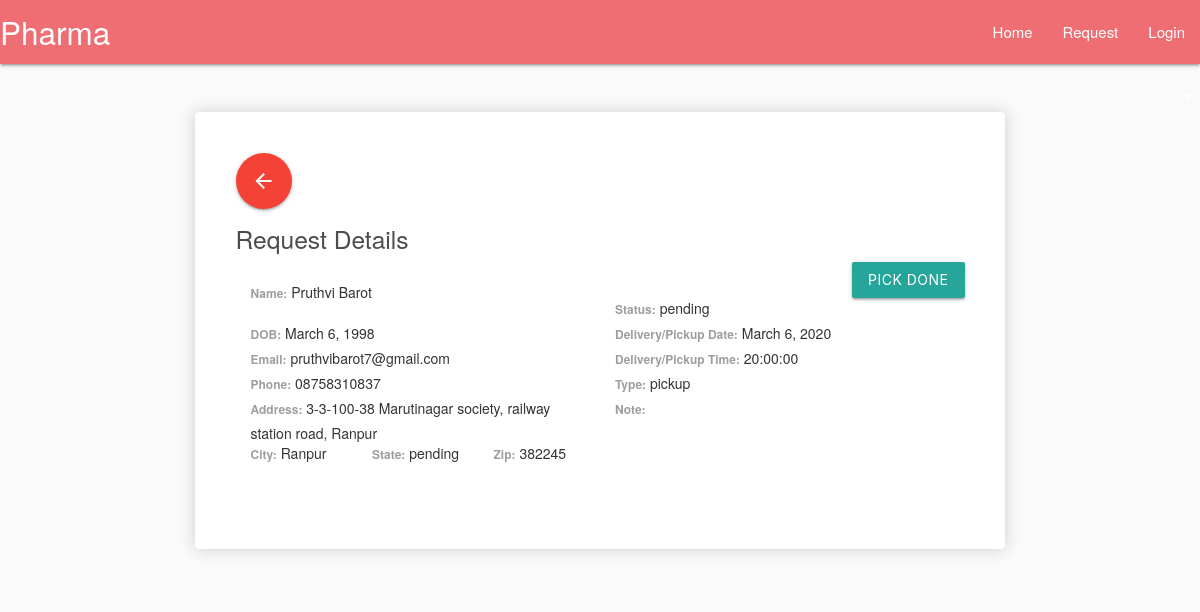
Page /request-detail/1 on the committed database.
### pharmastore/models.py (models this page shows, shortened)
class DrugRequest(models.Model):
    name = models.CharField(max_length=250,null=True,blank=True)
    first_name = models.CharField(max_length=250,null=True)
    last_name = models.CharField(max_length=250,null=True)
    dob = models.DateField(verbose_name='Date Of Birth',null=True)
    phone = models.CharField(max_length=250,null=True)
    email = models.EmailField(null=True)
    note = models.TextField(max_length=1000,null=True,blank=True)
    address = models.TextField(max_length=1000)
    zip = models.CharField(max_length=250,null=True)
    city = models.CharField(max_length=250,null=True)
    state = models.CharField(max_length=250,null=True)
    pharmacy = models.ForeignKey(Pharmacy,on_delete=models.SET_NULL,null=True,related_name="pharmacy",blank=True)
    ip_address = models.CharField(max_length=250,null=True,verbose_name="IP Address",blank=True)
    pd_date = models.DateTimeField(verbose_name='Pickup Date',null=True)
    pd_time = models.CharField(max_length=25,null=True,blank=True)
    type = models.CharField(max_length=100,choices=[('delivery', 'Delivery'), ('pickup', 'Pickup')],default='pickup')
    status = models.CharField(max_length=100,choices=[('pending','Pending'),('done','Pick Done')],default="pending")
    done_date = models.DateTimeField(verbose_name='Pick Done Date',null=True,blank=True)
    images = models.FileField(upload_to='image/',null=True,blank=True)

### pharmastore/views.py (the view)
# urls.py: path('request-detail/<int:pk>',views.requestDetails,name="request-detail"),
def requestDetails(request, pk):
    req = DrugRequest.objects.get(id=pk)
    return render(request, 'request_detail.html', {'request': req})

### pharmastore/templates/request_detail.html (shortened to what this page needs)
{% extends 'main.html' %}
{% block content %}
<div class="row" style="margin-top: 5%;">
    <div class="card box-element">
        <a href="{% url 'index' %}" class="btn-floating btn-large waves-effect waves-light red"><i class="material-icons">arrow_back</i></a>
        <div>
            <div class="card-header" style="display: block;">
                <h5 class="mb-0">Request Details</h5>
                {% if request.status != 'done'%}
                {% if request.type == 'pickup'%}
                <a href="{% url 'request-done' request.id %}"><button style="float: right;" class="btn btn-primary">Pick Done</button></a>
                {% endif%}
                {% endif %}
            </div>
            <br>
            <div class="card-body">
                <div class="row mt-4">
                    <div class="col-sm-6">
                        <strong><label>Name:</label></strong>
                        {{request.first_name}} {{request.last_name}}
                    </div>
                    <div class="col-sm-6">
                        <label>Status:</label>
                        {{request.status}}
                    </div>
                    <div class="col-sm-6">
                        <label>DOB:</label>
                        {{request.dob|date}}
                    </div>
                    <div class="col-sm-6">
                        <label>Delivery/Pickup Date:</label>
                        {{request.pd_date|date}}
                    </div>
                    <div class="col-sm-6">
                        <label>Email:</label>
                        {{request.email}}
                    </div>
                    <div class="col-sm-6">
                        <label>Delivery/Pickup Time:</label>
                        {{request.pd_time}}
                    </div>
                    <div class="col-sm-6">
                        <label>Phone:</label>
                        {{request.phone}}
                    </div>
                    <div class="col-sm-6">
                        <label>Type:</label>
                        {{request.type}}
                    </div>
                    <div class="col-sm-6">
                        <label>Address:</label>
                        {{request.address}}
                    </div>
                    <div class="col-sm-6">
                        <label>Note:</label>
                    </div>
                    <div class="col-sm-12" style="padding: 0px;">
                        <div class="col-sm-2">
                            <label>City:</label>
                            {{request.city}}
                        </div>
                        <div class="col-sm-2">
                            <label>State:</label>
                            {{request.state}}
                        </div>
                        <div class="col-sm-2">
                            <label>Zip:</label>
                            {{request.zip}}
                        </div>
                    </div>
                </div>
            </div>
        </div>
    </div>
</div>
{% endblock %}

### pharmastore/static/css/main.css (style rules this page uses)
body { background-color: hsl(0, 0%, 98%); }
h1,h2,h3,h4,h5,h6 { color:hsl(0, 0%, 30%); }
.box-element { box-shadow:hsl(0, 0%, 80%) 0 0 16px; background-color: #fff; border-radius: 4px; padding: 5%; }

### rows in the picture
DrugRequest: first_name "Pruthvi", last_name "Barot", status "pending", dob "March 6, 1998", pd_date "March 6, 2020", email "pruthvibarot7@gmail.com", pd_time "20:00:00", phone "08758310837", type "pickup", address "3-3-100-38 Marutinagar society, railway station road, Ranpur", city "Ranpur", state "pending", zip "382245"
